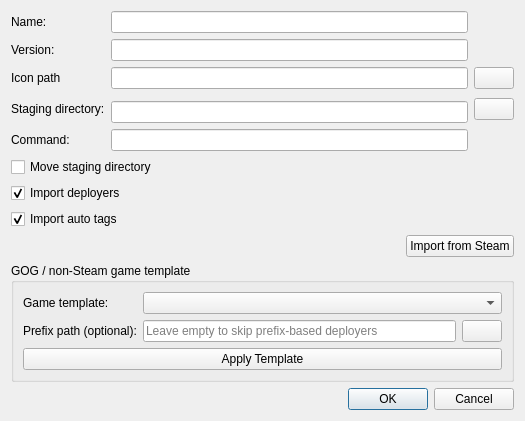
<?xml version="1.0" encoding="UTF-8"?>
<ui version="4.0">
 <class>AddAppDialog</class>
 <widget class="QDialog" name="AddAppDialog">
  <property name="geometry">
   <rect>
    <x>0</x>
    <y>0</y>
    <width>525</width>
    <height>400</height>
   </rect>
  </property>
  <property name="windowTitle">
   <string>Add Application</string>
  </property>
  <layout class="QGridLayout" name="gridLayout_3">
   <item row="0" column="0">
    <layout class="QGridLayout" name="gridLayout">
     <item row="2" column="2">
      <widget class="QPushButton" name="icon_picker_button">
       <property name="toolTip">
        <string>Pick staging directory</string>
       </property>
       <property name="text">
        <string/>
       </property>
       <property name="icon">
        <iconset theme="folder-open">
         <normaloff>.</normaloff>.</iconset>
       </property>
      </widget>
     </item>
     <item row="0" column="0">
      <widget class="QLabel" name="label">
       <property name="toolTip">
        <string>Application name</string>
       </property>
       <property name="text">
        <string>Name:</string>
       </property>
      </widget>
     </item>
     <item row="3" column="0" rowspan="2">
      <widget class="QLabel" name="label_2">
       <property name="toolTip">
        <string>All installed mods are stored here. For hard link deployment, this has to be on the same partition as the application</string>
       </property>
       <property name="text">
        <string>Staging directory:</string>
       </property>
      </widget>
     </item>
     <item row="2" column="0">
      <widget class="QLabel" name="label_3">
       <property name="text">
        <string>Icon path</string>
       </property>
      </widget>
     </item>
     <item row="5" column="0">
      <widget class="QLabel" name="label_4">
       <property name="toolTip">
        <string>Command used to run the application</string>
       </property>
       <property name="text">
        <string>Command:</string>
       </property>
      </widget>
     </item>
     <item row="4" column="1">
      <widget class="ValidatingLineEdit" name="path_field"/>
     </item>
     <item row="0" column="1">
      <widget class="ValidatingLineEdit" name="name_field"/>
     </item>
     <item row="2" column="1">
      <widget class="QLineEdit" name="icon_field"/>
     </item>
     <item row="3" column="2" rowspan="2">
      <widget class="QPushButton" name="file_picker_button">
       <property name="toolTip">
        <string>Pick staging directory</string>
       </property>
       <property name="text">
        <string/>
       </property>
       <property name="icon">
        <iconset theme="folder-open">
         <normaloff>.</normaloff>.</iconset>
       </property>
      </widget>
     </item>
     <item row="5" column="1">
      <widget class="QLineEdit" name="command_field"/>
     </item>
     <item row="1" column="0">
      <widget class="QLabel" name="label_5">
       <property name="toolTip">
        <string>This will be used for FOMOD conditions</string>
       </property>
       <property name="text">
        <string>Version:</string>
       </property>
      </widget>
     </item>
     <item row="1" column="1">
      <widget class="QLineEdit" name="version_field"/>
     </item>
    </layout>
   </item>
   <item row="1" column="0">
    <widget class="QCheckBox" name="move_dir_box">
     <property name="enabled">
      <bool>true</bool>
     </property>
     <property name="toolTip">
      <string>Move old staging directory to new location</string>
     </property>
     <property name="text">
      <string>Move staging directory</string>
     </property>
    </widget>
   </item>
   <item row="2" column="0">
    <widget class="QCheckBox" name="import_checkbox">
     <property name="toolTip">
      <string>Create default deployers for this game</string>
     </property>
     <property name="text">
      <string>Import deployers</string>
     </property>
     <property name="checked">
      <bool>true</bool>
     </property>
    </widget>
   </item>
   <item row="3" column="0">
    <widget class="QCheckBox" name="import_tags_checkbox">
     <property name="toolTip">
      <string>Import default auto tags for this game</string>
     </property>
     <property name="text">
      <string>Import auto tags</string>
     </property>
     <property name="checked">
      <bool>true</bool>
     </property>
    </widget>
   </item>
   <item row="4" column="0">
    <layout class="QGridLayout" name="gridLayout_2">
     <item row="0" column="0">
      <spacer name="horizontalSpacer">
       <property name="orientation">
        <enum>Qt::Horizontal</enum>
       </property>
       <property name="sizeHint" stdset="0">
        <size>
         <width>40</width>
         <height>20</height>
        </size>
       </property>
      </spacer>
     </item>
     <item row="0" column="1">
      <widget class="QPushButton" name="import_button">
       <property name="toolTip">
        <string>Import an application from steam</string>
       </property>
       <property name="text">
        <string>Import from Steam</string>
       </property>
      </widget>
     </item>
    </layout>
   </item>
   <!-- GOG / non-Steam game template section (issue #74 / limo-app/limo#51) -->
   <item row="5" column="0">
    <widget class="QGroupBox" name="gog_group_box">
     <property name="title">
      <string>GOG / non-Steam game template</string>
     </property>
     <property name="toolTip">
      <string>Apply a bundled game template to a non-Steam (e.g. GOG) install</string>
     </property>
     <layout class="QGridLayout" name="gog_grid_layout">
      <item row="0" column="0">
       <widget class="QLabel" name="gog_template_label">
        <property name="text">
         <string>Game template:</string>
        </property>
       </widget>
      </item>
      <item row="0" column="1" colspan="2">
       <widget class="QComboBox" name="gog_template_combo">
        <property name="toolTip">
         <string>Select a bundled game template to apply</string>
        </property>
       </widget>
      </item>
      <item row="1" column="0">
       <widget class="QLabel" name="gog_prefix_label">
        <property name="toolTip">
         <string>Optional: Wine/Proton prefix path for deployers that target a prefix directory. Leave empty to skip prefix-based deployers.</string>
        </property>
        <property name="text">
         <string>Prefix path (optional):</string>
        </property>
       </widget>
      </item>
      <item row="1" column="1">
       <widget class="QLineEdit" name="gog_prefix_field">
        <property name="toolTip">
         <string>Optional Wine/Proton prefix path. Leave empty to skip prefix-based deployers.</string>
        </property>
        <property name="placeholderText">
         <string>Leave empty to skip prefix-based deployers</string>
        </property>
       </widget>
      </item>
      <item row="1" column="2">
       <widget class="QPushButton" name="gog_prefix_picker_button">
        <property name="toolTip">
         <string>Pick prefix directory</string>
        </property>
        <property name="text">
         <string/>
        </property>
        <property name="icon">
         <iconset theme="folder-open">
          <normaloff>.</normaloff>.</iconset>
        </property>
       </widget>
      </item>
      <item row="2" column="0" colspan="3">
       <widget class="QPushButton" name="gog_apply_button">
        <property name="toolTip">
         <string>Apply the selected game template using the staging directory as the install path</string>
        </property>
        <property name="text">
         <string>Apply Template</string>
        </property>
       </widget>
      </item>
     </layout>
    </widget>
   </item>
   <item row="6" column="0">
    <spacer name="verticalSpacer">
     <property name="orientation">
      <enum>Qt::Vertical</enum>
     </property>
     <property name="sizeHint" stdset="0">
      <size>
       <width>20</width>
       <height>21</height>
      </size>
     </property>
    </spacer>
   </item>
   <item row="7" column="0">
    <widget class="QDialogButtonBox" name="buttonBox">
     <property name="orientation">
      <enum>Qt::Horizontal</enum>
     </property>
     <property name="standardButtons">
      <set>QDialogButtonBox::Cancel|QDialogButtonBox::Ok</set>
     </property>
    </widget>
   </item>
  </layout>
 </widget>
 <customwidgets>
  <customwidget>
   <class>ValidatingLineEdit</class>
   <extends>QLineEdit</extends>
   <header>ui/validatinglineedit.h</header>
  </customwidget>
 </customwidgets>
 <resources/>
 <connections>
  <connection>
   <sender>buttonBox</sender>
   <signal>accepted()</signal>
   <receiver>AddAppDialog</receiver>
   <slot>accept()</slot>
   <hints>
    <hint type="sourcelabel">
     <x>248</x>
     <y>254</y>
    </hint>
    <hint type="destinationlabel">
     <x>157</x>
     <y>274</y>
    </hint>
   </hints>
  </connection>
  <connection>
   <sender>buttonBox</sender>
   <signal>rejected()</signal>
   <receiver>AddAppDialog</receiver>
   <slot>reject()</slot>
   <hints>
    <hint type="sourcelabel">
     <x>316</x>
     <y>260</y>
    </hint>
    <hint type="destinationlabel">
     <x>286</x>
     <y>274</y>
    </hint>
   </hints>
  </connection>
 </connections>
</ui>
